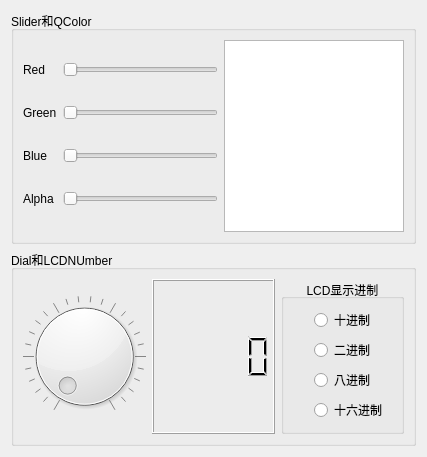
<?xml version="1.0" encoding="UTF-8"?>
<ui version="4.0">
 <class>myWidget</class>
 <widget class="QWidget" name="myWidget">
  <property name="geometry">
   <rect>
    <x>0</x>
    <y>0</y>
    <width>427</width>
    <height>442</height>
   </rect>
  </property>
  <property name="windowTitle">
   <string>myWidget</string>
  </property>
  <layout class="QVBoxLayout" name="verticalLayout_3">
   <item>
    <widget class="QGroupBox" name="groupBox">
     <property name="title">
      <string>Slider和QColor</string>
     </property>
     <layout class="QVBoxLayout" name="verticalLayout">
      <item>
       <layout class="QHBoxLayout" name="horizontalLayout">
        <item>
         <layout class="QGridLayout" name="gridLayout">
          <item row="0" column="0">
           <widget class="QLabel" name="label">
            <property name="text">
             <string>Red</string>
            </property>
           </widget>
          </item>
          <item row="0" column="1">
           <widget class="QSlider" name="SliderRed">
            <property name="orientation">
             <enum>Qt::Horizontal</enum>
            </property>
           </widget>
          </item>
          <item row="1" column="0">
           <widget class="QLabel" name="label_2">
            <property name="text">
             <string>Green</string>
            </property>
           </widget>
          </item>
          <item row="1" column="1">
           <widget class="QSlider" name="SLiderGreen">
            <property name="orientation">
             <enum>Qt::Horizontal</enum>
            </property>
           </widget>
          </item>
          <item row="2" column="0">
           <widget class="QLabel" name="label_3">
            <property name="text">
             <string>Blue</string>
            </property>
           </widget>
          </item>
          <item row="2" column="1">
           <widget class="QSlider" name="SliderBlue">
            <property name="orientation">
             <enum>Qt::Horizontal</enum>
            </property>
           </widget>
          </item>
          <item row="3" column="0">
           <widget class="QLabel" name="label_4">
            <property name="text">
             <string>Alpha</string>
            </property>
           </widget>
          </item>
          <item row="3" column="1">
           <widget class="QSlider" name="SliderAlpha">
            <property name="orientation">
             <enum>Qt::Horizontal</enum>
            </property>
           </widget>
          </item>
         </layout>
        </item>
        <item>
         <widget class="QTextEdit" name="textEdit">
          <property name="sizePolicy">
           <sizepolicy hsizetype="Fixed" vsizetype="Fixed">
            <horstretch>0</horstretch>
            <verstretch>0</verstretch>
           </sizepolicy>
          </property>
          <property name="maximumSize">
           <size>
            <width>180</width>
            <height>16777215</height>
           </size>
          </property>
         </widget>
        </item>
       </layout>
      </item>
     </layout>
    </widget>
   </item>
   <item>
    <widget class="QGroupBox" name="groupBox_2">
     <property name="title">
      <string>Dial和LCDNUmber</string>
     </property>
     <layout class="QHBoxLayout" name="horizontalLayout_2">
      <item>
       <widget class="QDial" name="dial">
        <property name="wrapping">
         <bool>false</bool>
        </property>
        <property name="notchesVisible">
         <bool>true</bool>
        </property>
       </widget>
      </item>
      <item>
       <widget class="QLCDNumber" name="LCDDispaly"/>
      </item>
      <item>
       <widget class="QGroupBox" name="groupBox_3">
        <property name="title">
         <string>LCD显示进制</string>
        </property>
        <property name="alignment">
         <set>Qt::AlignCenter</set>
        </property>
        <layout class="QVBoxLayout" name="verticalLayout_2">
         <property name="leftMargin">
          <number>30</number>
         </property>
         <item>
          <widget class="QRadioButton" name="rbtDec">
           <property name="text">
            <string>十进制</string>
           </property>
          </widget>
         </item>
         <item>
          <widget class="QRadioButton" name="rbtBin">
           <property name="text">
            <string>二进制</string>
           </property>
          </widget>
         </item>
         <item>
          <widget class="QRadioButton" name="rbtOct">
           <property name="text">
            <string>八进制</string>
           </property>
          </widget>
         </item>
         <item>
          <widget class="QRadioButton" name="rbtHex">
           <property name="text">
            <string>十六进制</string>
           </property>
          </widget>
         </item>
        </layout>
       </widget>
      </item>
     </layout>
    </widget>
   </item>
  </layout>
 </widget>
 <resources/>
 <connections/>
</ui>
